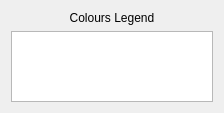
<?xml version="1.0" encoding="UTF-8"?>
<!--
Copyright (C): GMV Aerospace and Defence, S.A.U.
Author: GMV Aerospace and Defence, S.A.U.

This library is free software; you can redistribute it and/or
modify it under the terms of the GNU Library General Public
License as published by the Free Software Foundation; either
version 2 of the License, or (at your option) any later version.

This library is distributed in the hope that it will be useful,
but WITHOUT ANY WARRANTY; without even the implied warranty of
MERCHANTABILITY or FITNESS FOR A PARTICULAR PURPOSE.  See the GNU
Library General Public License for more details.

You should have received a copy of the GNU Library General Public License
along with this program. If not, see <https://www.gnu.org/licenses/lgpl-2.1.html>. -->
<ui version="4.0">
 <class>Legend</class>
 <widget class="QWidget" name="Legend">
  <property name="geometry">
   <rect>
    <x>0</x>
    <y>0</y>
    <width>233</width>
    <height>109</height>
   </rect>
  </property>
  <property name="sizePolicy">
   <sizepolicy hsizetype="Fixed" vsizetype="Minimum">
    <horstretch>0</horstretch>
    <verstretch>0</verstretch>
   </sizepolicy>
  </property>
  <property name="windowTitle">
   <string>LEGEND</string>
  </property>
  <layout class="QVBoxLayout" name="verticalLayout">
   <property name="sizeConstraint">
    <enum>QLayout::SetFixedSize</enum>
   </property>
   <item>
    <widget class="QLabel" name="label">
     <property name="layoutDirection">
      <enum>Qt::LeftToRight</enum>
     </property>
     <property name="text">
      <string>Colours Legend</string>
     </property>
     <property name="alignment">
      <set>Qt::AlignCenter</set>
     </property>
    </widget>
   </item>
   <item>
    <widget class="QTableWidget" name="tableWidget">
     <property name="enabled">
      <bool>true</bool>
     </property>
     <property name="sizePolicy">
      <sizepolicy hsizetype="Fixed" vsizetype="Fixed">
       <horstretch>0</horstretch>
       <verstretch>0</verstretch>
      </sizepolicy>
     </property>
     <property name="lineWidth">
      <number>0</number>
     </property>
     <property name="verticalScrollBarPolicy">
      <enum>Qt::ScrollBarAlwaysOff</enum>
     </property>
     <property name="horizontalScrollBarPolicy">
      <enum>Qt::ScrollBarAlwaysOff</enum>
     </property>
     <property name="sizeAdjustPolicy">
      <enum>QAbstractScrollArea::AdjustToContents</enum>
     </property>
     <property name="autoScrollMargin">
      <number>0</number>
     </property>
     <property name="editTriggers">
      <set>QAbstractItemView::NoEditTriggers</set>
     </property>
     <property name="showDropIndicator" stdset="0">
      <bool>true</bool>
     </property>
     <property name="selectionMode">
      <enum>QAbstractItemView::NoSelection</enum>
     </property>
     <property name="showGrid">
      <bool>false</bool>
     </property>
     <property name="gridStyle">
      <enum>Qt::NoPen</enum>
     </property>
     <property name="wordWrap">
      <bool>false</bool>
     </property>
     <property name="cornerButtonEnabled">
      <bool>false</bool>
     </property>
     <property name="rowCount">
      <number>3</number>
     </property>
     <property name="columnCount">
      <number>2</number>
     </property>
     <attribute name="horizontalHeaderVisible">
      <bool>false</bool>
     </attribute>
     <attribute name="horizontalHeaderDefaultSectionSize">
      <number>100</number>
     </attribute>
     <attribute name="horizontalHeaderHighlightSections">
      <bool>false</bool>
     </attribute>
     <attribute name="verticalHeaderVisible">
      <bool>false</bool>
     </attribute>
     <attribute name="verticalHeaderCascadingSectionResizes">
      <bool>false</bool>
     </attribute>
     <attribute name="verticalHeaderMinimumSectionSize">
      <number>17</number>
     </attribute>
     <attribute name="verticalHeaderDefaultSectionSize">
      <number>23</number>
     </attribute>
     <attribute name="verticalHeaderHighlightSections">
      <bool>false</bool>
     </attribute>
     <attribute name="verticalHeaderShowSortIndicator" stdset="0">
      <bool>false</bool>
     </attribute>
     <attribute name="verticalHeaderStretchLastSection">
      <bool>false</bool>
     </attribute>
     <row/>
     <row/>
     <row/>
     <column/>
     <column/>
    </widget>
   </item>
  </layout>
 </widget>
 <resources/>
 <connections/>
</ui>
